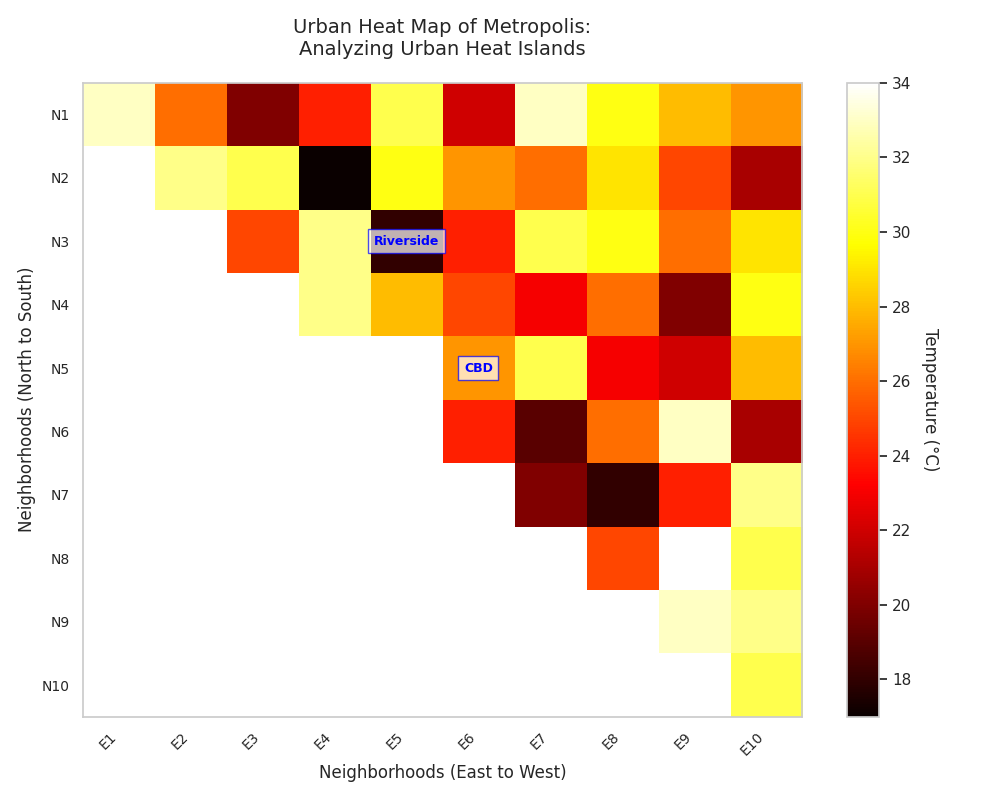

This chart was generated by the following Python code:
import matplotlib.pyplot as plt
import numpy as np

# Altered temperature data for a 10x10 grid representing the city
temperature_data = np.array([
    [33, 26, 20, 24, 31, 22, 33, 30, 28, 27],
    [28, 32, 31, 17, 30, 27, 26, 29, 25, 21],
    [19, 22, 25, 32, 18, 24, 31, 30, 26, 29],
    [33, 29, 31, 32, 28, 25, 23, 26, 20, 30],
    [28, 32, 21, 25, 34, 27, 31, 23, 22, 28],
    [29, 30, 22, 34, 31, 24, 19, 26, 33, 21],
    [23, 31, 34, 35, 33, 28, 20, 18, 24, 32],
    [30, 27, 26, 29, 30, 31, 32, 25, 34, 31],
    [31, 24, 25, 23, 22, 30, 27, 32, 33, 32],
    [19, 20, 29, 24, 28, 31, 21, 33, 30, 31],
])

# Mask the lower triangle
mask = np.tril(np.ones(temperature_data.shape, dtype=bool), -1)
masked_data = np.ma.masked_where(mask, temperature_data)

fig, ax = plt.subplots(figsize=(10, 8))
cax = ax.imshow(masked_data, cmap='hot', interpolation='nearest', aspect='auto')
cbar = fig.colorbar(cax, ax=ax, orientation='vertical')
cbar.set_label('Temperature (°C)', rotation=270, labelpad=20)

ax.set_xlabel('Neighborhoods (East to West)', fontsize=12)
ax.set_ylabel('Neighborhoods (North to South)', fontsize=12)
ax.set_xticks(range(10))
ax.set_yticks(range(10))
ax.set_xticklabels([f'E{i+1}' for i in range(10)], rotation=45, ha='right', fontsize=10)
ax.set_yticklabels([f'N{i+1}' for i in range(10)], fontsize=10)
ax.set_title('Urban Heat Map of Metropolis:\nAnalyzing Urban Heat Islands', fontsize=14, pad=20)

annotations = {
    (4, 5): 'CBD',
    (2, 4): 'Riverside'
}

for (i, j), text in annotations.items():
    if not mask[i, j]:  # Ensure annotations only in upper triangle
        ax.text(j, i, text, ha='center', va='center', color='blue', fontsize=9, fontweight='bold',
                bbox=dict(facecolor='white', alpha=0.7, edgecolor='blue'))

ax.grid(False)
plt.tight_layout()
plt.show()
